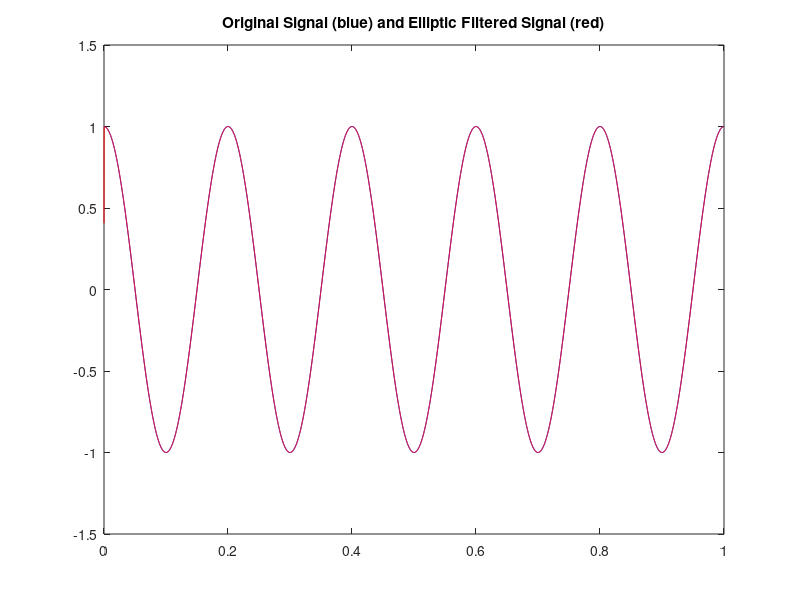

Recreate this plot in MATLAB. (Note: this script raises an error after producing the figure.)
% Jeff Arata
% 1/2/18
%
% This script looks at the effects of filter order on the phase, group
% delay/time delay, and phase delay of a signal, using an Elliptic lowpass
% filter.


% Notes on IIR filters:
%
% phase response = angle(H); H is complex frequency response
% group delay in samples = -d(phase)/d(w); w is angular frequency
% group delay in words: negative derivative of phase shift
% phase delay = -phase ./ w = -phase ./ (2*pi*f)
% phase delay in words: negative phase shift divided by angular frequency

clear;
clc;


%% Simulation of the effects of the Elliptic Lowpass Filter. 

% Here we look at the effects of filtering a signal with a successively
% increasing filter order. We'll plot the original signal and the filtered
% signal on the same plot. We'll choose a lowpass filter with a cutoff
% frequency above those in the signal so that we can see the effects on the
% waveform.

fs = 10000;             % picking a sampling frequency
f = 5;                  % pick a frequency for our signal

t = 0:1/fs:1-1/fs;      % plot over a 1 second interval
x = cos( 2*pi*f*t );    % our signal

IIR_max_order = 6;
cutoff = (fs/4);                 % choose filter cutoff frequency <= fs/2
N = 2048;                        % number of data points wanted
cutoff_idx = round((cutoff/(fs/2))*N + 1);

idx_check = round(linspace(1,cutoff_idx,5));
delay_check_matrix = zeros(IIR_max_order,length(idx_check));
phase_check_matrix = zeros(IIR_max_order,length(idx_check));


%% Elliptic Filters

Rp = 5;          % passband ripple in dB
Rs = 20;         % number of decibels down the stopband ripple is

for ii = 1:IIR_max_order
    
    [b,a] = ellip(ii, Rp, Rs, cutoff/(fs/2) );  % Filter coefficients
    y = filter(b,a,x);                          % signal output
    % 1) Signal and filtered output
    figure(1)
    plot(t,x,'b', t,y,'r')              % plot input and output of filter
    axis([0 t(end)+1/fs -1.5 1.5])
    title('Original Signal (blue) and Elliptic Filtered Signal (red)')    
    
    % 2) Frequency Response of filter
    figure(2)
    [H,W] = freq_response(b, a, N, fs); % W is true frequency, Hz
    subplot(2,1,1)
    title(['Frequency Response Elliptic Order: ', num2str(ii)])
    subplot(2,1,2)
    axis([0 fs/2 -3 0])
    
    % Returns group delay in samples and W in Hz
    [D, D_W] = group_delay(b, a, N, fs);
    D = D/fs;  % Group delay in seconds
    % Phase response of the filter
    phase = angle(H);
    phase = unwrap(phase);                  
    
    % 3.1) Group Delay in Seconds
    figure(3)
    subplot(3,1,1)
    plot(D_W, D)
    ylabel('Group Delay, sec')
    title(['Group Delay vs. Frequency - Elliptic Order: ', num2str(ii)])
    axis([0 fs/2 0 0.12])
    
    % 3.2) Group Delay in Samples
    sample_delay = D / (1/fs);  % Number of samples delayed per freq.
    figure(3)
    subplot(3,1,2)
    plot(D_W, sample_delay)
    ylabel('# of Samples Delay')
    title(['Samples Delayed vs. Frequency - Elliptic Order: ', num2str(ii)])
    axis([0 fs/2 0 1200])
    
    % 3.3) Phase Delay in Seconds
    phase_delay = -phase ./ (W*2*pi);   % time delay of phase
    figure(3)                           % multiply by 2*pi for angular frequency
    subplot(3,1,3)
    plot(W, phase_delay)
    xlabel('Frequency, Hz')
    ylabel('Phase Delay, sec')
    title(['Phase Delay vs. Frequency - Elliptic Order: ', num2str(ii)])
    axis([0 fs/2 0 0.0006])
        
    % For plotting the delay of a few frequencies vs. filter order
    delay_check_matrix(ii,:) = D(idx_check);
    % For plotting the phase shift of a few frequencies vs. filter order
    phase_check_matrix(ii,:) = phase(idx_check);
    
end

% 4.1) Plot delay of certain frequencies vs filter order
figure(4)
subplot(2,1,1)
plot(delay_check_matrix)
title(['Delay in Secs vs. Elliptic Order of ', num2str(length(idx_check)), ' Different Frequencies'])
xlabel('Filter Order')
ylabel('Delay in Seconds')
freq_legend = W(idx_check);
legend(num2str(freq_legend', '%5.0f\n'), 'Location', 'NorthWest')
legend BOXOFF

% 4.2) Plot the change in delay of certain frequencies vs filter order
diff_delay_check_matrix = diff(delay_check_matrix);
figure(4)
subplot(2,1,2)
plot(diff_delay_check_matrix)
title(['Diff of Delay in Secs at ', num2str(length(idx_check)), ' Frequencies vs. Elliptic Order'])
xlabel('Filter Order')
ylabel('Difference of Delay in Seconds')

% Note on Group Delay:
%
% From these plots, we see that the difference in group delay time for
% frequencies in the passband osscillates around 0 with increasing filter
% order (upon zooming in). But in context, the difference is roughly
% constant for those frequencies. In general, the group delay increases
% with filter order, although there may be some local decreases. For the
% cutoff frequency, the difference in delay increases and so does the group
% delay itself. Much more than the frequencies in the passband.

% 5.1) Plot the phase shift vs filter order of certain frequencies
figure(5)
subplot(2,1,1)
plot(phase_check_matrix/pi)
title(['Phase Shift (pi radians) vs. Elliptic Order of ', num2str(length(idx_check)), ' Different Frequencies'])
xlabel('Filter Order')
ylabel('Phase Shift (pi radians)')
freq_legend = W(idx_check);
legend(num2str(freq_legend', '%5.0f\n'), 'Location', 'NorthWest')
legend BOXOFF

% 5.2) Plot the change in phase shift of certain frequencies vs filter order
diff_phase_check_matrix = diff(phase_check_matrix);
figure(5)
subplot(2,1,2)
plot(diff_phase_check_matrix/pi)
title(['Diff of Phase Shift (pi radians) at ', num2str(length(idx_check)), ' Frequencies vs. Elliptic Order'])
xlabel('Filter Order')
ylabel('Difference of Phase Shift (pi radians)')

% Note on Phase Shift:
%
% For frequencies in the passband, the differenc in phase shift with
% increasing filter order seems to oscillate around 0. For frequcny bin 0,
% the difference stays constant at 0. The phase shift itself at frequency 0 
% is 0 with increasing filter order. For small enough frequencies in the
% passband, while the phase shift is delayed, it backtracks towards 0 with
% even filter orders.

% Notes on the Cutoff Frequency:
%
% At the cutoff frequency, the difference in phase shift becomes
% increasingly negative with filter order, but is mostly flat, ranging from
% 2pi/5 radians and moving towards pi/2 radians!
